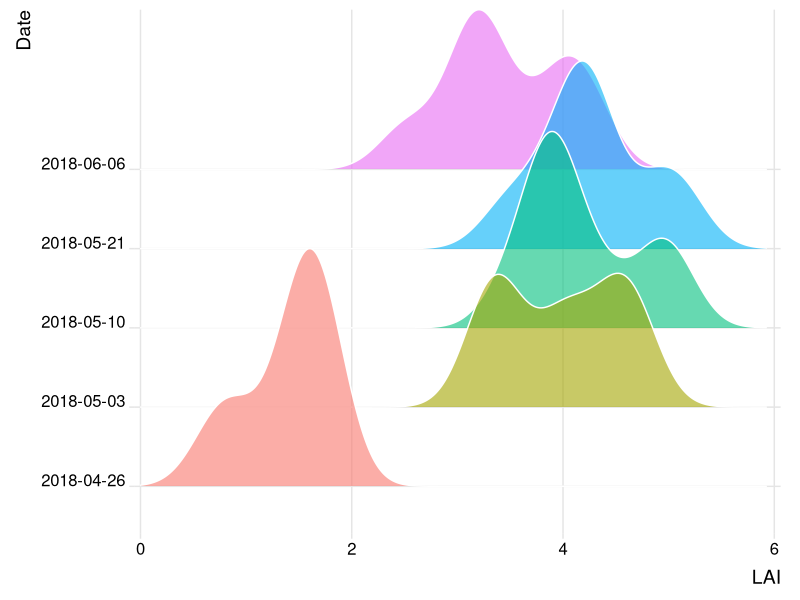
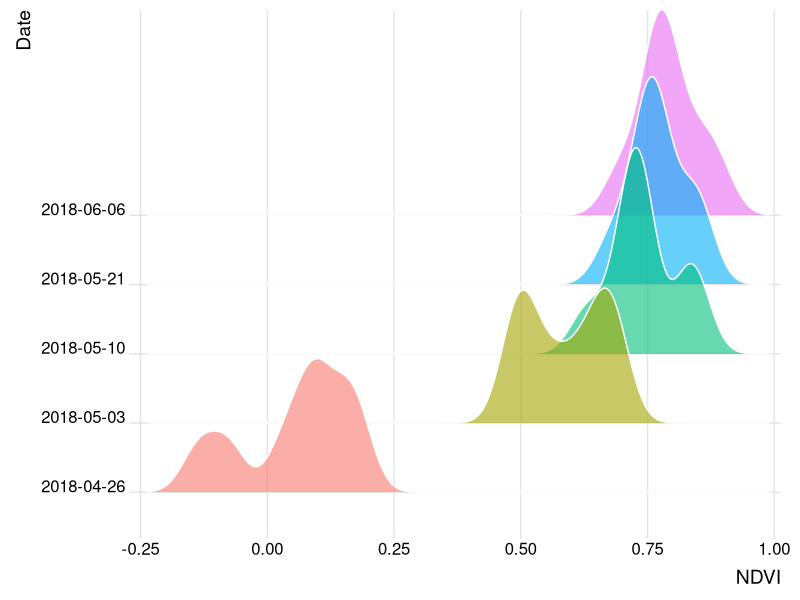
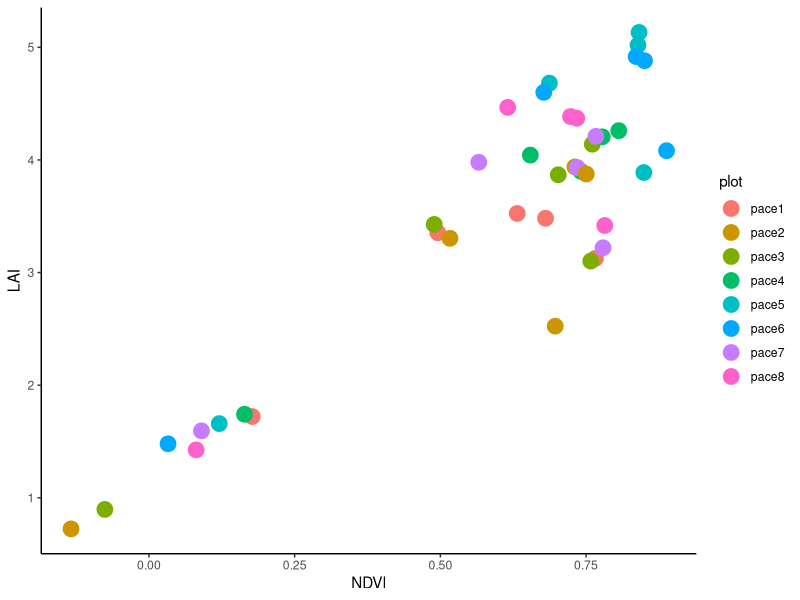
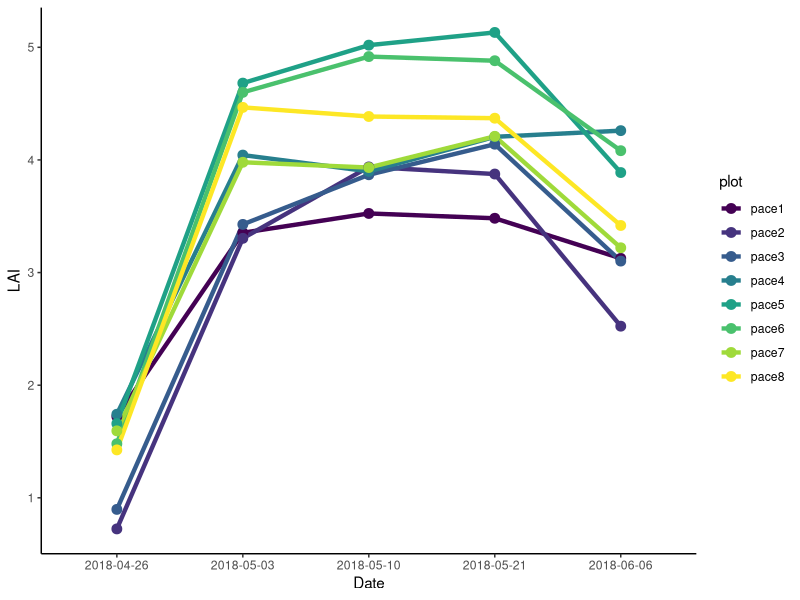
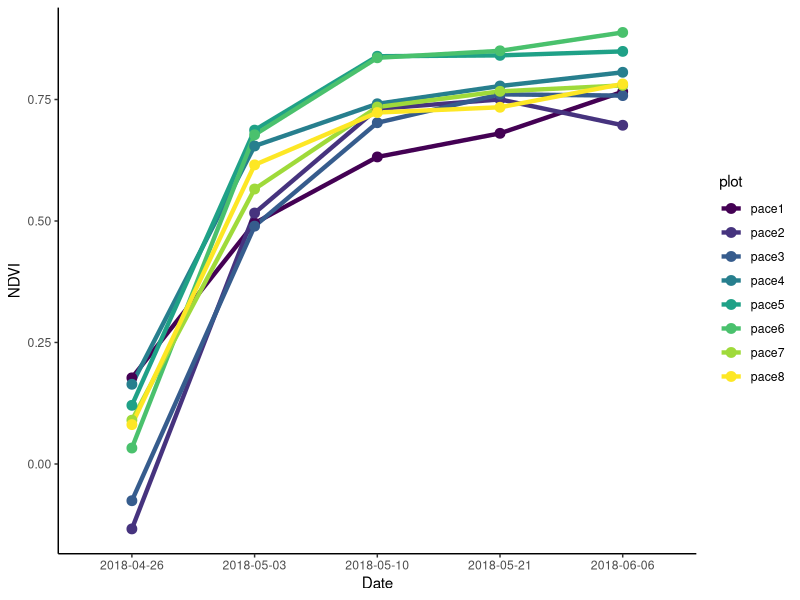

These charts were generated, in order, by the following R code:
#04 looking at lai to ndvi

pace <- read.csv("./data/pace_lai_through_0606.csv")


require(ggplot2)
require(ggridges)
require(viridis)
require(viridisLite)

#plot of lai
ggplot(pace, aes(x = lai, y = date, group = date, fill = as.factor(date)))+
  geom_density_ridges(scale = 3, size = 0.25, alpha = 0.6, color = "white") +
  theme_ridges()+
  scale_x_continuous(limits=c(0, 6), expand = c(0.01, 0))+
  theme(legend.position="none")+
  xlab("LAI")+
  ylab("Date")

#plot of lai
ggplot(pace, aes(x = ndvi, y = date, group = date, fill = date))+
  geom_density_ridges(scale = 3, size = 0.25, alpha = 0.6, color = "white") +
  theme_ridges()+
  scale_x_continuous(limits=c(-0.25, 1), expand = c(0.01, 0))+
  theme(legend.position="none")+
  xlab("NDVI")+
  ylab("Date")
  
ggplot(pace, aes(x = ndvi, y = lai, color = plot))+
  geom_point(size = 5)+
  theme_classic()+
  xlab("NDVI")+
  ylab("LAI")
  
summary(lm(lai ~ ndvi, data = pace))


### line plot by plot
x11()
ggplot(pace, aes(x = date, y = lai, group = plot, color = plot))+
  geom_line(size=1.5) + 
  geom_point(size=3, fill="white") +
  scale_color_viridis(discrete=TRUE)+
  theme_classic()+
  scale_shape_manual(values=c(22,21))+
  xlab("Date")+
  ylab("LAI")

### line plot by plot
x11()
ggplot(pace, aes(x = date, y = ndvi, group = plot, color = plot))+
  geom_line(size=1.5) + 
  geom_point(size=3, fill="white") +
  scale_shape_manual(values=c(22,21))+
  scale_color_viridis(discrete=TRUE)+
  theme_classic()+
  xlab("Date")+
  ylab("NDVI")